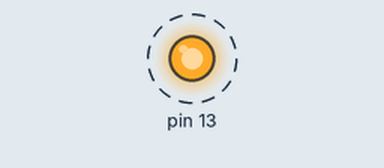
This sketch was run on a simulated Arduino Uno, built with avr-gcc and run on an emulated ATmega328P. Parts: output pins drawn as LEDs (lit = HIGH). Dashed ring = blinking.

Above: at 0.5 s.
Timing chart, 0 to 4.6 s (numbered marks = the images above):
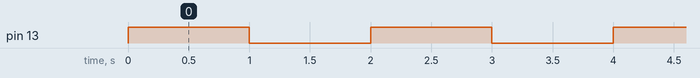

Measured:
- by itself, pin 13: alternates HIGH for 1.0 s and LOW for 1.0 s

The sketch:

BlinkAS.ino
```cpp
#include <avr/io.h>
#include <util/delay.h>

//Ignored
void setup() {
  ;
}

// Main.c
void loop() {
  DDRB |= 1<<DDB5;

  while(1){
    PORTB ^= 1<<DDB5;
    _delay_ms(1000);
  }


  //Prevent running again
  while(1);
}
```
